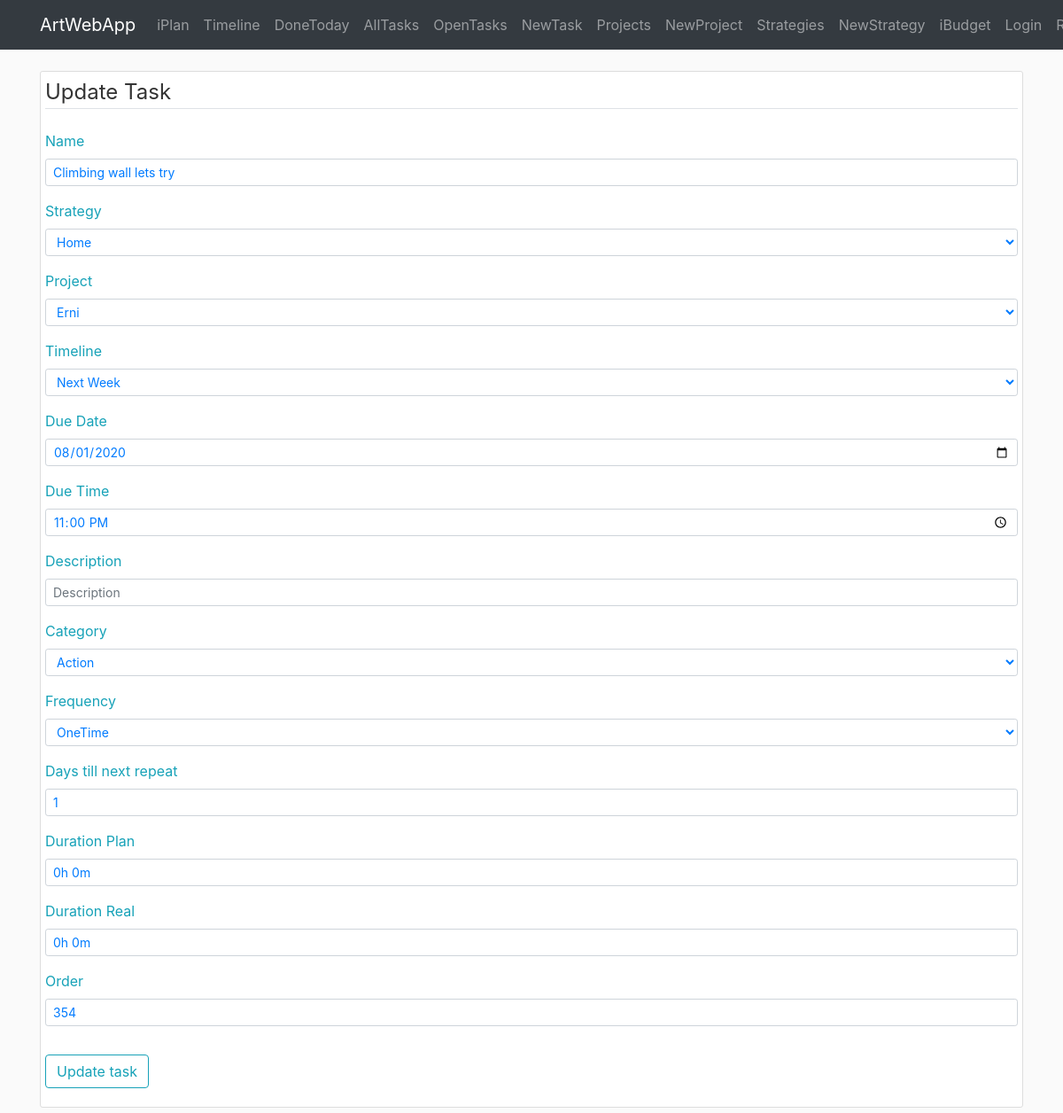
The app's page /iplan/task/update/16, older data.
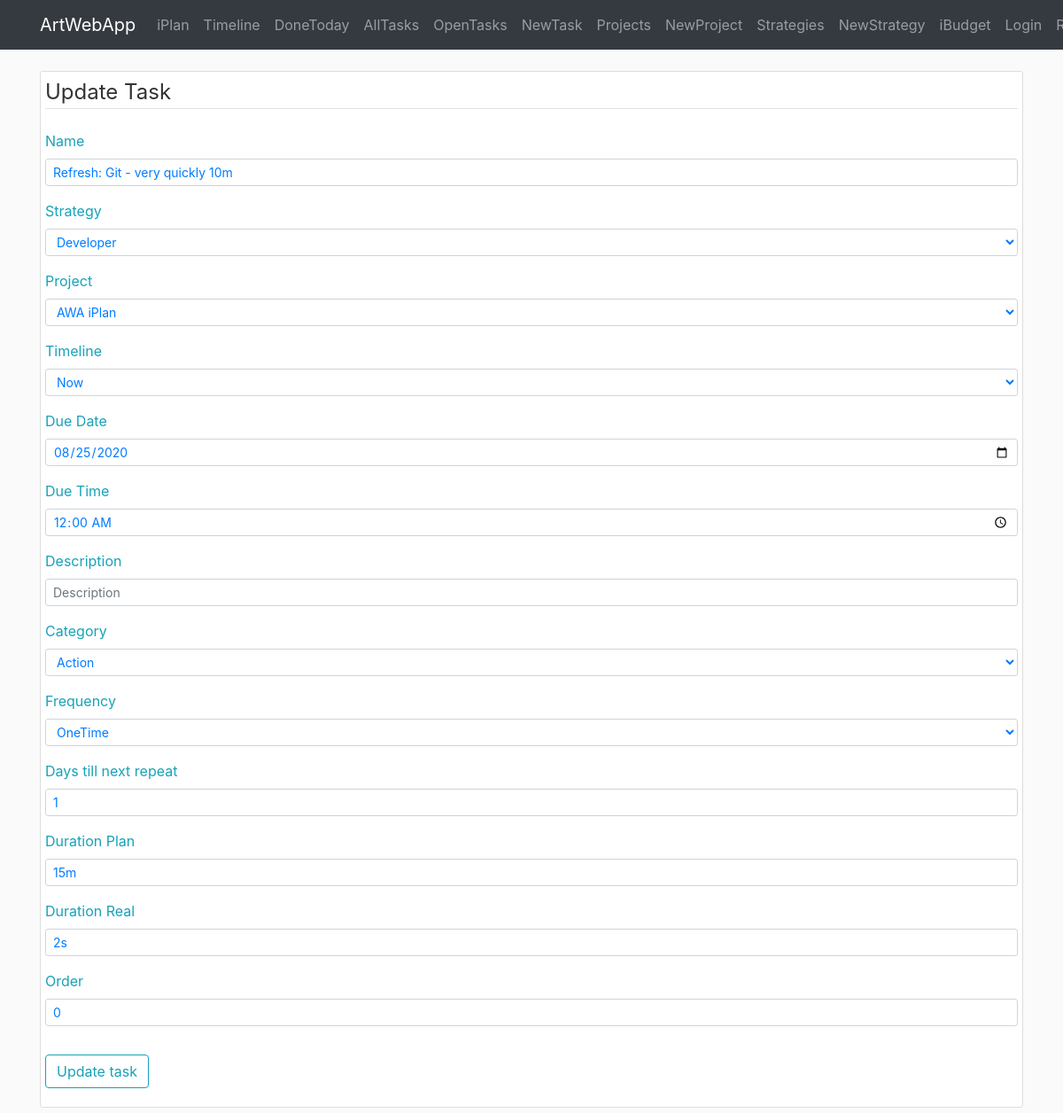
The same page, newer data.
### awa/iplan/models.py (models this page shows, shortened)
class Task(db.Model):
    id = db.Column(db.Integer, primary_key=True, autoincrement=True)
    name = db.Column(db.String(140), nullable=False)
    desc = db.Column(db.Text)
    category = db.Column(db.String(20))
    frequency = db.Column(db.String(10))
    frequency_days = db.Column(db.Integer)
    time_creation = db.Column(db.DateTime, default=datetime.now)
    time_completion = db.Column(db.DateTime)
    time_due = db.Column(db.DateTime)
    time_line = db.Column(db.String(20))
    duration_plan = db.Column(db.Interval, nullable=False, default=timedelta(0))
    duration_real = db.Column(db.Interval, nullable=False, default=timedelta(0))
    timer_start = db.Column(db.DateTime)
    order = db.Column(db.Integer)
    show_menu = db.Column(db.Boolean, default=True, nullable=False)
    id_strategy = db.Column(db.Integer, db.ForeignKey('strategy.id'), nullable=False)
    id_project = db.Column(db.Integer, db.ForeignKey('project.id'))

### awa/iplan/routes.py (the view)
@iplan.route('/iplan/task/update/<id_task>', methods=['GET', 'POST'])
def task_update(id_task):
    form_task = TaskForm()
    form_task.id_strategy.choices = [(item.id, item.name) for item in Strategy.query.all()]
    form_task.id_project.choices = [(item.id, item.name) for item in Project.query.order_by(Project.order).all()]
    form_task.category.choices = TASK_CATEGORY_CHOICES
    form_task.frequency.choices = TASK_FREQUENCY_CHOICES
    form_task.time_line.choices = TimeLine.selectfield_choices()
    task = Task.query.get_or_404(id_task)
    if form_task.validate_on_submit():
        task.name = form_task.name.data
        task.id_strategy = form_task.id_strategy.data
        task.id_project = form_task.id_project.data
        task.desc = form_task.desc.data
        task.category = dict(TASK_CATEGORY_CHOICES).get(form_task.category.data)
        task.frequency = dict(TASK_FREQUENCY_CHOICES).get(form_task.frequency.data)
        task.frequency_days = form_task.frequency_days.data
        task.duration_plan = duration_from_string(form_task.duration_plan.data)
        task.duration_real = duration_from_string(form_task.duration_real.data)
        task.time_line = form_task.time_line.data
        task.time_due = datetime(year=form_task.time_due_date.data.year, month=form_task.time_due_date.data.month, day=form_task.time_due_date.data.day) + timedelta(hours=form_task.time_due_time.data.hour, minutes=form_task.time_due_time.data.minute)
        task.order = form_task.order.data
        db.session.commit()
        return redirect(url_for('iplan.timeline'))
    elif request.method == 'GET':
        form_task.name.data = task.name
        form_task.id_strategy.data = task.id_strategy
        form_task.id_project.data = task.id_project
        form_task.desc.data = task.desc
        form_task.category.data = reverse_dict(TASK_CATEGORY_CHOICES).get(task.category, 1)
        form_task.frequency.data = reverse_dict(TASK_FREQUENCY_CHOICES).get(task.frequency, 1)
        form_task.frequency_days.data = task.frequency_days
        form_task.duration_plan.data = string_from_duration(task.duration_plan)
        form_task.duration_real.data = string_from_duration(task.duration_real)
        form_task.order.data = task.order
        form_task.time_line.data = task.time_line
        form_task.time_due_date.data = task.time_due
        form_task.time_due_time.data = task.time_due
        form_task.submit.label.text = 'Update task'
    return render_template('iplan/task_edit.html', form_task=form_task, legend='Update Task')

### awa/iplan/forms.py
class TaskForm(FlaskForm):
    name = StringField(label='Name', validators=[DataRequired(), Length(min=1, max=140)])
    desc = StringField(label='Description')
    duration_plan = StringField(label='Duration Plan')  # Is converted to Interval with duration_from_string
    duration_real = StringField(label='Duration Real')
    category = SelectField(label='Category', coerce=int)
    time_line = SelectField(label='Timeline')
    time_due_date = DateField(label='Due Date')
    time_due_time = TimeField(label='Due Time')
    frequency = SelectField(label='Frequency', coerce=int)
    frequency_days = IntegerField(label='Days till next repeat')
    order = IntegerField(label='Order')
    id_strategy = SelectField(label='Strategy', coerce=int)
    id_project = SelectField(label='Project', coerce=int)
    submit = SubmitField(label='Add Task')

### awa/iplan/utils.py (called while the page is built)
def reverse_dict(x):
    return {v: k for (k, v) in dict(x).items()}

    @staticmethod
    def selectfield_choices():
        return [(x, x) for x in TimeLine.categories]

### awa/templates/iplan/task_edit.html (shortened to what the changed rows need)
{% extends "layout.html" %}
{% block content %}
<div class="container">
     <div class="content-section">
         <form method="POST" action="">
            <fieldset class="form-group">
                <div class="form-group">
                    {{ form_task.name.label(class="form-control-label text-info text-info") }}
                    {% if form_task.name.errors %}
                        {{ form_task.name(class="form-control form-control-sm is-invalid") }}
                        <div class="invalid-feedback">
                            {% for error in form_task.name.errors %}
                                <span>{{ error }}</span>
                            {% endfor %}
                        </div>
                    {% else %}
                        {{ form_task.name(class="form-control form-control-sm text-primary", placeholder='Task') }}
                    {% endif %}
                </div>
                <div class="form-group">
                    {{ form_task.id_strategy.label(class="form-control-label text-info text-info") }}
                    {% if form_task.id_strategy.errors %}
                        {{ form_task.id_strategy(class="form-control form-control-sm is-invalid") }}
                        <div class="invalid-feedback">
                            {% for error in form_task.id_strategy.errors %}
                                <span>{{ error }}</span>
                            {% endfor %}
                        </div>
                    {% else %}
                        {{ form_task.id_strategy(class="form-control form-control-sm text-primary", placeholder='Strategy') }}
                    {% endif %}
                </div>
                <div class="form-group">
                    {{ form_task.id_project.label(class="form-control-label text-info text-info") }}
                    {% if form_task.id_project.errors %}
                        {{ form_task.id_project(class="form-control form-control-sm is-invalid") }}
                        <div class="invalid-feedback">
                            {% for error in form_task.id_project.errors %}
                                <span>{{ error }}</span>
                            {% endfor %}
                        </div>
                    {% else %}
                        {{ form_task.id_project(class="form-control form-control-sm text-primary", placeholder='Project') }}
                    {% endif %}
                </div>
                <div class="form-group">
                    {{ form_task.time_line.label(class="form-control-label text-info text-info") }}
                    {% if form_task.time_line.errors %}
                        {{ form_task.time_line(class="form-control form-control-sm is-invalid") }}
                        <div class="invalid-feedback">
                            {% for error in form_task.time_line.errors %}
                                <span>{{ error }}</span>
                            {% endfor %}
                        </div>
                    {% else %}
                        {{ form_task.time_line(class="form-control form-control-sm text-primary", placeholder='Task') }}
                    {% endif %}
                </div>
                <div class="form-group">
                    {{ form_task.time_due_date.label(class="form-control-label text-info text-info") }}
                    {% if form_task.time_due_date.errors %}
                        {{ form_task.time_due_date(class="form-control form-control-sm is-invalid") }}
                        <div class="invalid-feedback">
                            {% for error in form_task.time_due_date.errors %}
                                <span>{{ error }}</span>
                            {% endfor %}
                        </div>
                    {% else %}
                        {{ form_task.time_due_date(class="form-control form-control-sm text-primary") }}
                    {% endif %}
                </div>
                <div class="form-group">
                    {{ form_task.time_due_time.label(class="form-control-label text-info text-info") }}
                    {% if form_task.time_due_time.errors %}
                        {{ form_task.time_due_time(class="form-control form-control-sm is-invalid") }}
                        <div class="invalid-feedback">
                            {% for error in form_task.time_due_time.errors %}
                                <span>{{ error }}</span>
                            {% endfor %}
                        </div>
                    {% else %}
                        {{ form_task.time_due_time(class="form-control form-control-sm text-primary") }}
                    {% endif %}
                </div>
                <div class="form-group">
                    {{ form_task.desc.label(class="form-control-label text-info") }}
                    {% if form_task.desc.errors %}
                        {{ form_task.desc(class="form-control form-control-sm is-invalid") }}
                        <div class="invalid-feedback">
                            {% for error in form_task.desc.errors %}
                                <span>{{ error }}</span>
                            {% endfor %}
                        </div>
                    {% else %}
                        {{ form_task.desc(class="form-control form-control-sm text-primary", placeholder='Description') }}
                    {% endif %}
                </div>
                <div class="form-group">
                    {{ form_task.category.label(class="form-control-label text-info") }}
                    {% if form_task.category.errors %}
                        {{ form_task.category(class="form-control form-control-sm is-invalid") }}
                        <div class="invalid-feedback">
                            {% for error in form_task.category.errors %}
                                <span>{{ error }}</span>
                            {% endfor %}
                        </div>
                    {% else %}
                        {{ form_task.category(class="form-control form-control-sm text-primary", placeholder='Description') }}
                    {% endif %}
                </div>
                <div class="form-group">
                    {{ form_task.frequency.label(class="form-control-label text-info") }}
                    {% if form_task.frequency.errors %}
                        {{ form_task.frequency(class="form-control form-control-sm is-invalid") }}
                        <div class="invalid-feedback">
                            {% for error in form_task.frequency.errors %}
                                <span>{{ error }}</span>
                            {% endfor %}
                        </div>
                    {% else %}
                        {{ form_task.frequency(class="form-control form-control-sm text-primary", placeholder='Description') }}
                    {% endif %}
                </div>
                <div class="form-group">
                    {{ form_task.frequency_days.label(class="form-control-label text-info") }}
                    {% if form_task.frequency_days.errors %}
                        {{ form_task.frequency_days(class="form-control form-control-sm is-invalid") }}
                        <div class="invalid-feedback">
                            {% for error in form_task.frequency_days.errors %}
                                <span>{{ error }}</span>
                            {% endfor %}
                        </div>
                    {% else %}
                        {{ form_task.frequency_days(class="form-control form-control-sm text-primary", placeholder=1) }}
                    {% endif %}
                </div>
                <div class="form-group">
                    {{ form_task.duration_plan.label(class="form-control-label text-info") }}
                    {% if form_task.duration_plan.errors %}
                        {{ form_task.duration_plan(class="form-control form-control-sm is-invalid") }}
                        <div class="invalid-feedback">
                            {% for error in form_task.duration_plan.errors %}
                                <span>{{ error }}</span>
                            {% endfor %}
                        </div>
                    {% else %}
                        {{ form_task.duration_plan(class="form-control form-control-sm text-primary", placeholder='0h 0m')}}
                    {% endif %}
                </div>
                <div class="form-group">
                    {{ form_task.duration_real.label(class="form-control-label text-info") }}
                    {% if form_task.duration_real.errors %}
                        {{ form_task.duration_real(class="form-control form-control-sm is-invalid") }}
                        <div class="invalid-feedback">
                            {% for error in form_task.duration_real.errors %}
                                <span>{{ error }}</span>
                            {% endfor %}
                        </div>
                    {% else %}
                        {{ form_task.duration_real(class="form-control form-control-sm text-primary", placeholder='0h 0m')}}
                    {% endif %}
                </div>
                <div class="form-group">
                    {{ form_task.order.label(class="form-control-label text-info") }}
                    {% if form_task.order.errors %}
                        {{ form_task.order(class="form-control form-control-sm is-invalid") }}
                        <div class="invalid-feedback">
                            {% for error in form_task.order.errors %}
                                <span>{{ error }}</span>
                            {% endfor %}
                        </div>
                    {% else %}
                        {{ form_task.order(class="form-control form-control-sm text-primary", placeholder='0')}}
                    {% endif %}
                </div>
            </fieldset>
        </form>
    </div>
{% endblock content %}

Row changes from the older to the newer data that the page shows:
changed Task "Action": name "Climbing wall lets try" → "Refresh: Git - very quickly 10m"; id_strategy "Home" → "Developer"; id_project "Erni" → "AWA iPlan"; time_line "Next Week" → "Now"; duration_plan "0h 0m" → "15m"; duration_real "0h 0m" → "2s"; order "354" → "0"
Text that changed along with them:
form field time_due_date: "08/01/2020" → "08/25/2020"
form field time_due_time: "23:00" → "00:00"
